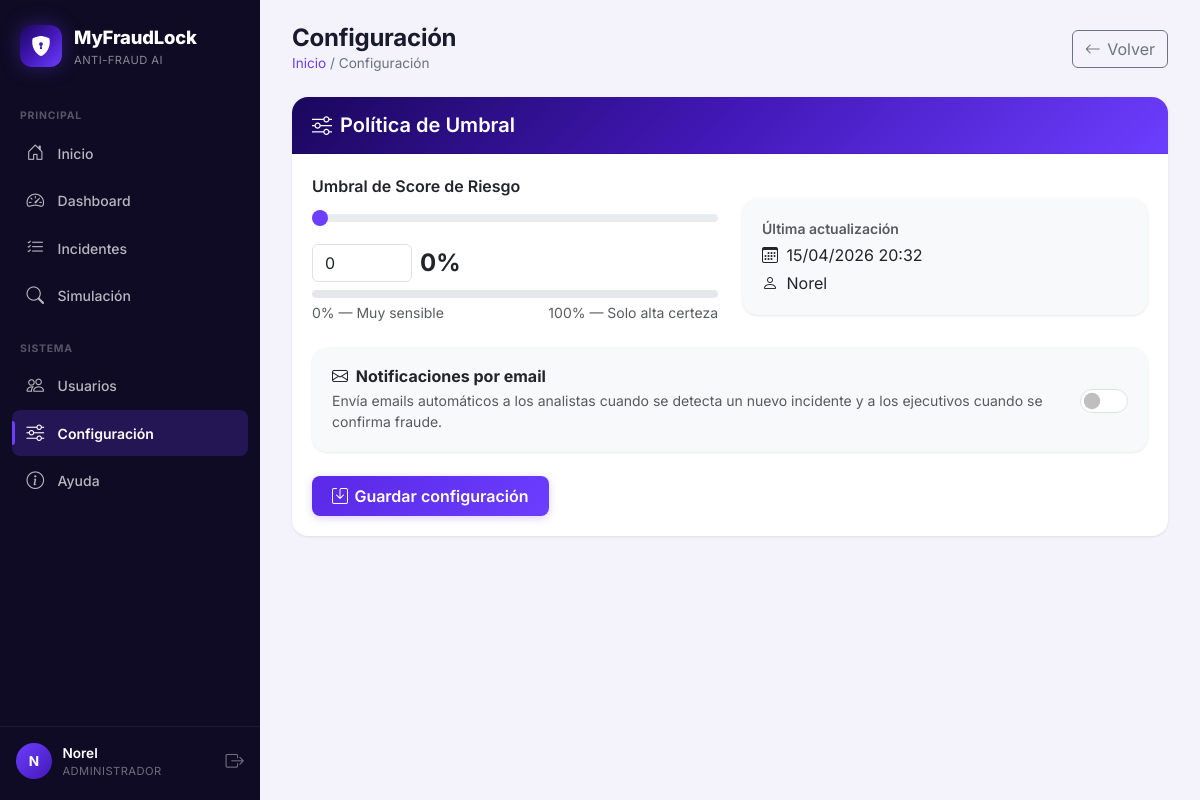
Page /api/configuracion-front/ (signed in) on the earlier database version.
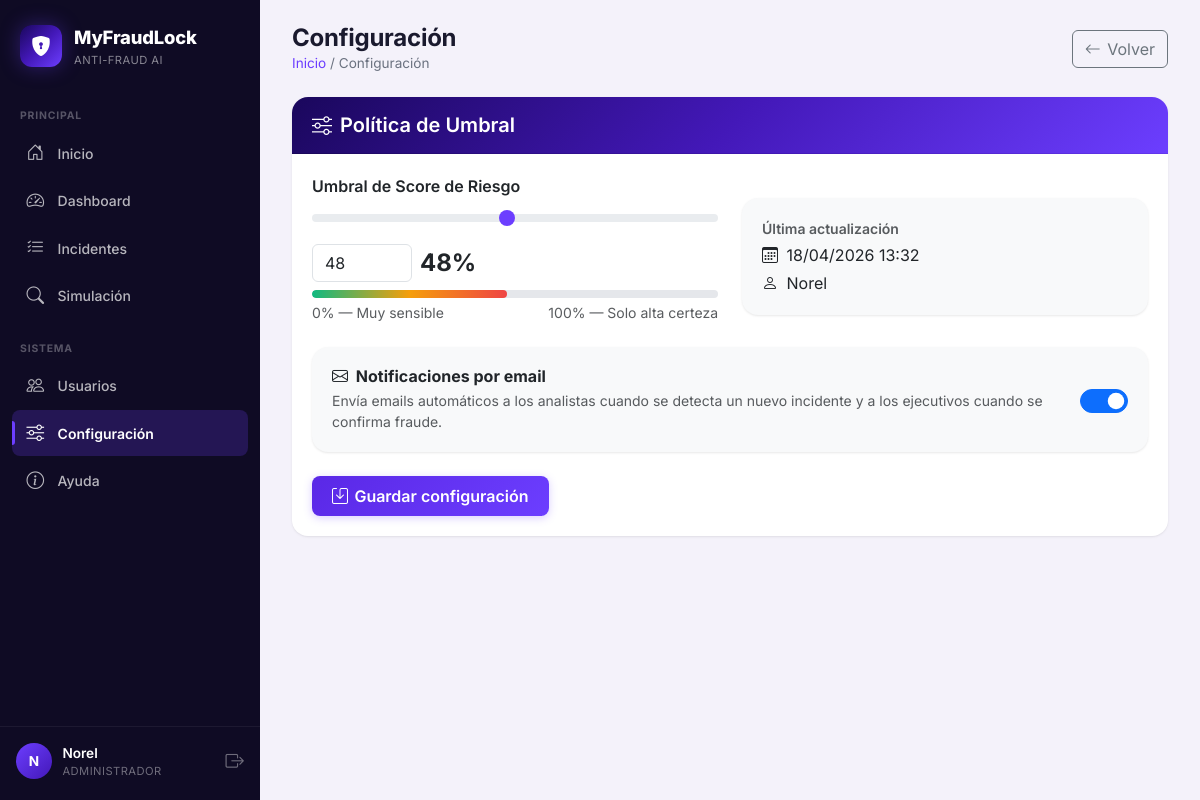
Same page on the later database version.
### api/models.py (models this page shows, shortened)
class Configuracion(models.Model):
    umbral_score = models.IntegerField(default=70)
    notificaciones_email = models.BooleanField(
        default=True,
        help_text="Enviar emails cuando se detecta fraude",
    )
    actualizado_en = models.DateTimeField(auto_now=True)
    actualizado_por = models.ForeignKey(
        'Usuario', on_delete=models.SET_NULL, null=True, blank=True
    )

class Usuario(models.Model):
    class Roles(models.TextChoices):
        ADMIN = 'ADMIN', 'Administrador'
        ANALISTA = 'ANALISTA', 'Analista de Fraude'
        GERENTE = 'GERENTE', 'Gerente (solo lectura)'
    id_usuario = models.AutoField(primary_key=True)
    username = models.CharField(max_length=100, unique=True)
    email = models.EmailField(unique=True)
    password = models.CharField(max_length=128)  # almacena hash
    telefono = models.CharField(max_length=15, null=True, blank=True)
    activo = models.BooleanField(default=True)
    rol = models.CharField(
        max_length=15,
        choices=Roles.choices,
        default=Roles.ANALISTA,
        db_index=True,
    )

### api/views.py (the view, shortened to what this page needs)
# urls.py: path('configuracion-front/', configuracion_front, name='configuracion_front'),
@usuario_login_required
@require_roles('GERENTE')
def configuracion_front(request):
    config, _ = Configuracion.objects.get_or_create(id=1)
    return render(
        request,
        "api/configuracion.html",
        {"config": config},
    )

### api/context_processors.py (called while the page is built)
def current_usuario(request):
    uid = request.session.get('usuario_id')
    usuario = None
    if uid:
        try:
            usuario = Usuario.objects.get(pk=uid, activo=True)
        except Usuario.DoesNotExist:
            pass
    return {"current_usuario": usuario}

### templates/api/configuracion.html (shortened to what this page needs)
{% extends "api/base.html" %}
{% block content %}
<div class="page-head animate-in">
    <div>
        <h1>Configuración</h1>
        <div class="breadcrumbs"><a href="{% url 'inicio' %}">Inicio</a> / Configuración</div>
    </div>
    <a href="{% url 'dashboard' %}" class="btn btn-outline-secondary btn-icon" data-back>
        <i class="bi bi-arrow-left"></i> Volver
    </a>
</div>
<div class="card animate-in delay-1">
    <div class="card-header card-brand-header"><h5 class="mb-0"><i class="bi bi-sliders me-2"></i>Política de Umbral</h5></div>
    <div class="card-body">
        <form method="post" class="row g-4">
            <div class="col-md-6">
                <label for="umbral_score" class="form-label fw-semibold">Umbral de Score de Riesgo</label>
                <div class="slider-wrap">
                    <input type="range" class="form-range" id="umbral_range" min="0" max="100"
                           value="{{ config.umbral_score }}" oninput="syncSlider(this.value)">
                    <div class="d-flex align-items-center gap-2 mt-2">
                        <input type="number" class="form-control" id="umbral_score" name="umbral_score"
                               value="{{ config.umbral_score }}" min="0" max="100" required
                               style="max-width:100px;" oninput="syncInput(this.value)">
                        <span class="fw-bold" style="font-size:1.5rem;" id="umbralDisplay">{{ config.umbral_score }}%</span>
                    </div>
                </div>
                <div class="umbral-bar mt-2">
                    <div class="umbral-fill" id="umbralFill" style="width:{{ config.umbral_score }}%"></div>
                </div>
                <div class="d-flex justify-content-between mt-1">
                    <small class="text-muted">0% — Muy sensible</small>
                    <small class="text-muted">100% — Solo alta certeza</small>
                </div>
            </div>
            <div class="col-md-6">
                <div class="card mt-4" style="background:#f8f9fa;">
                    <div class="card-body">
                        <p class="text-muted mb-1 small fw-semibold">Última actualización</p>
                        <p class="mb-1">
                            <i class="bi bi-calendar3 me-1"></i>
                            {{ config.actualizado_en|date:"d/m/Y H:i" }}
                        </p>
                        <p class="mb-0">
                            <i class="bi bi-person me-1"></i>
                            {{ config.actualizado_por.username|default:"—" }}
                        </p>
                    </div>
                </div>
            </div>
            <div class="col-12">
                <div class="card" style="background:#f8f9fa;">
                    <div class="card-body d-flex align-items-center justify-content-between">
                        <div>
                            <h6 class="mb-1 fw-bold"><i class="bi bi-envelope me-1"></i> Notificaciones por email</h6>
                            <p class="text-muted mb-0 small">
                                Envía emails automáticos a los analistas cuando se detecta un nuevo incidente
                                y a los ejecutivos cuando se confirma fraude.
                            </p>
                        </div>
                        <div class="form-check form-switch ms-3">
                            <input class="form-check-input" type="checkbox" role="switch"
                                   id="notificaciones_email" name="notificaciones_email"
                                   {% if config.notificaciones_email %}checked{% endif %}
                                   style="width:3rem; height:1.5rem;">
                        </div>
                    </div>
                </div>
            </div>
            <div class="col-12">
                <button type="submit" class="btn btn-brand btn-icon">
                    <i class="bi bi-save"></i> Guardar configuración
                </button>
            </div>
        </form>
    </div>
</div>
{% endblock %}

Differences in the rows shown:
changed Configuracion "Norel": umbral_score "0" → "48"; actualizado_en "15/04/2026 20:32" → "18/04/2026 13:32"; notificaciones_email "☐" → "☑"
